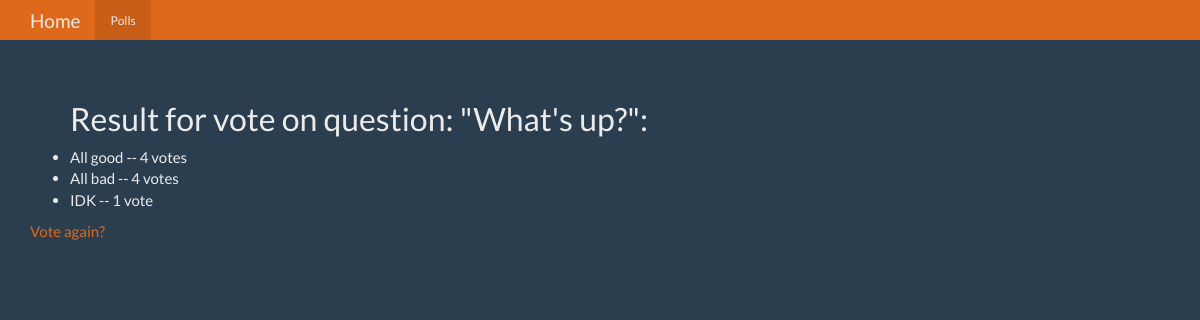
Before: /polls/1/results/ with the older database file.
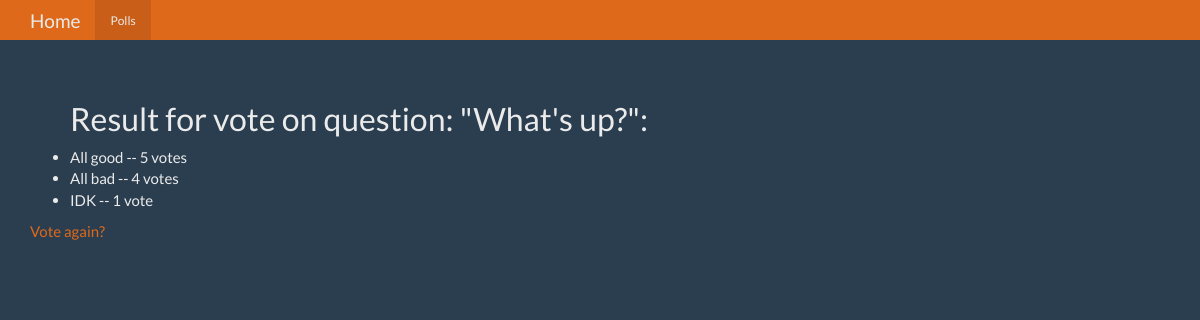
After: the same page with the newer database file.
### polls/models.py (models this page shows, shortened)
class Choice(models.Model):
    question = models.ForeignKey(Question)
    choice_text = models.CharField(max_length=200)
    votes = models.IntegerField(default=0)

### polls/views.py (the view)
# urls.py: url(r'^(?P<pk>[0-9]+)/results/$', views.ResultsView.as_view(), name='results'),
class ResultsView(generic.DetailView):
    model = Question
    template_name = 'polls/results.html'

### polls/templates/polls/results.html (shortened to what this page needs)
{% extends 'polls/base.html' %}
{% block content %}
<ul><h2>Result for vote on question: "{{ question.question_text }}":</h2>
{% for choice in question.choice_set.all %}
    <li>{{ choice.choice_text }} -- {{ choice.votes }} vote{{ choice.votes|pluralize }}</li>
{% endfor %}
</ul>
<a href="{% url 'polls:detail' question.id %}">Vote again?</a>
{% endblock %}

Changed rows visible on the page:
changed Choice "All good": votes "4" → "5"
